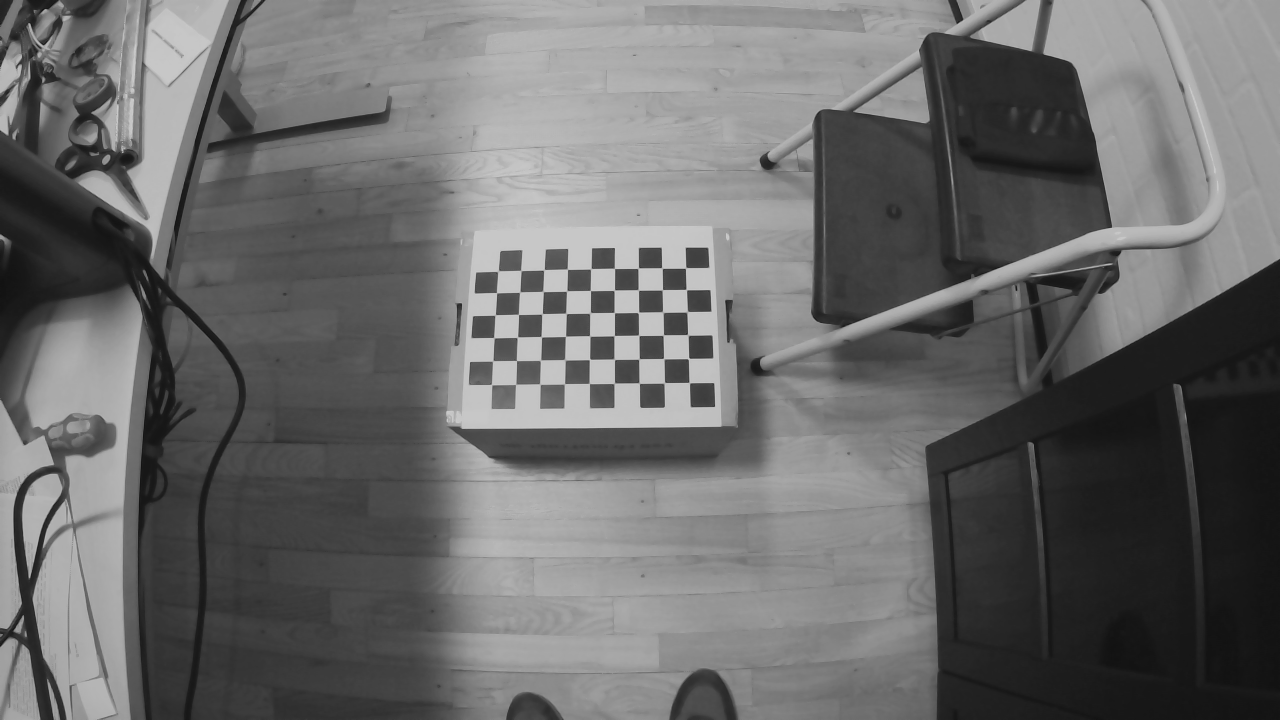
#> input picture Stereo_calibration_images/right-0000.png, 1280 x 720 px
$ python calibration.py
#> lines starting #> are read from the running program, lines starting #| are printed output that depends on the picture; after the words box and inside, x2 and y2 are one past the last pixel; in counts of white or black regions, pixels touching at a corner belong together
import numpy as np
import cv2
import glob
import matplotlib.pyplot as plt

## rs images
nb_vertical = 9
nb_horizontal = 6

# [20 lines left out: function getcorners, not called in this run]

def getCamMatrix(images):
    # prepare object points, like (0,0,0), (1,0,0), (2,0,0) ....,(6,5,0)
    objp = np.zeros((nb_horizontal * nb_vertical, 3), np.float32)
    objp[:, :2] = np.mgrid[0:nb_vertical, 0:nb_horizontal].T.reshape(-1, 2)

    # termination criteria
    criteria = (cv2.TERM_CRITERIA_EPS + cv2.TERM_CRITERIA_MAX_ITER, 30, 0.001)

    # Arrays to store object points and image points from all the images.
    objpoints = []  # 3d point in real world space
    imgpoints = []  # 2d points in image plane.

    numberCornersFound = 0
    for fname in images:
        img = cv2.imread(fname)
#> img is the input picture: shape (720, 1280, 3); min 17, max 201, mean 105.9
        gray = cv2.cvtColor(img, cv2.COLOR_BGR2GRAY)
        ret, corners = cv2.findChessboardCorners(gray, (nb_vertical, nb_horizontal), None)
#> ret = True; corners = 54 rows, first 8: [689.4, 382.7], [664.5, 382.6], [639.3, 383.2], [614.3, 383.2], [589.3, 383.4], [564.5, 383.7], [539.8, 384], [515.7, 384.3]

        # If found, add object points, image points (after refining them)
        if ret == True:
            numberCornersFound += 1
            objpoints.append(objp)

            corners2 = cv2.cornerSubPix(gray, corners, (11,11), (-1,-1), criteria)
#> corners2 = 54 rows, first 8: [689.3, 382.6], [664.3, 382.8], [639.2, 383.1], [614.3, 383.2], [589.3, 383.5], [564.5, 383.8], [539.8, 384.1], [515.7, 384.3]
            imgpoints.append(corners2)
            # imgpoints.append(corners)

            # Draw and display the corners
            img = cv2.drawChessboardCorners(img, (nb_vertical,nb_horizontal), corners,ret)
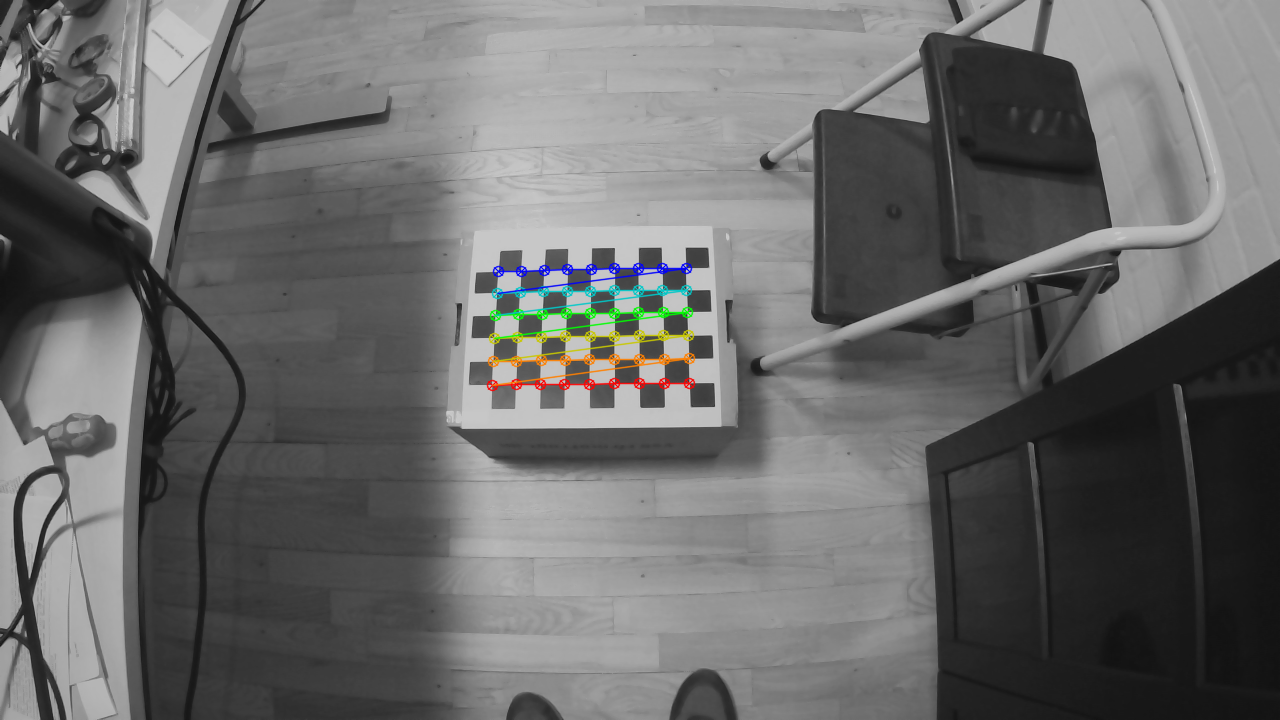
#> img: shape (720, 1280, 3); 1.11% of pixels changed, all inside (x1, y1, x2, y2) = (486, 262, 696, 392)
            cv2.imshow('img',img)
            cv2.waitKey(500)
#> pass 2 of the loop in getCamMatrix, `for fname in images:`:
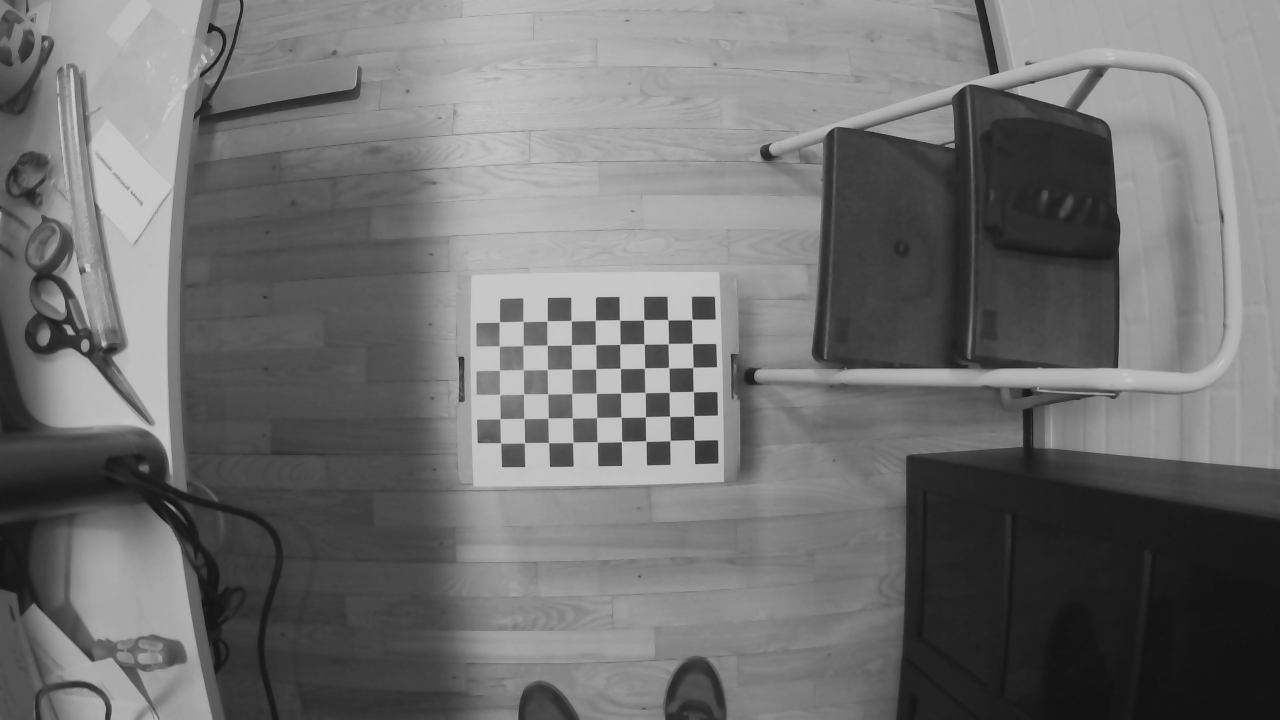
#> input picture Stereo_calibration_images/right-0001.png, 1280 x 720 px
#> in getCamMatrix, img is the input picture: shape (720, 1280, 3); min 18, max 201, mean 112.4
#> corners = 54 rows, first 8: [694.1, 440.1], [670, 440.4], [645.6, 440.9], [621.7, 441.3], [597.2, 442], [572.5, 442.7], [548.6, 442.7], [524.6, 442.6]
#> corners2 = 54 rows, first 8: [694.1, 440], [670, 440.5], [645.8, 441.1], [621.5, 441.4], [597.2, 442], [572.7, 442.3], [548.6, 442.6], [524.4, 442.7]
#> in getCamMatrix, `img = cv2.drawChessboardCorners(img, (nb_vertical,nb_horizontal), corn..`:
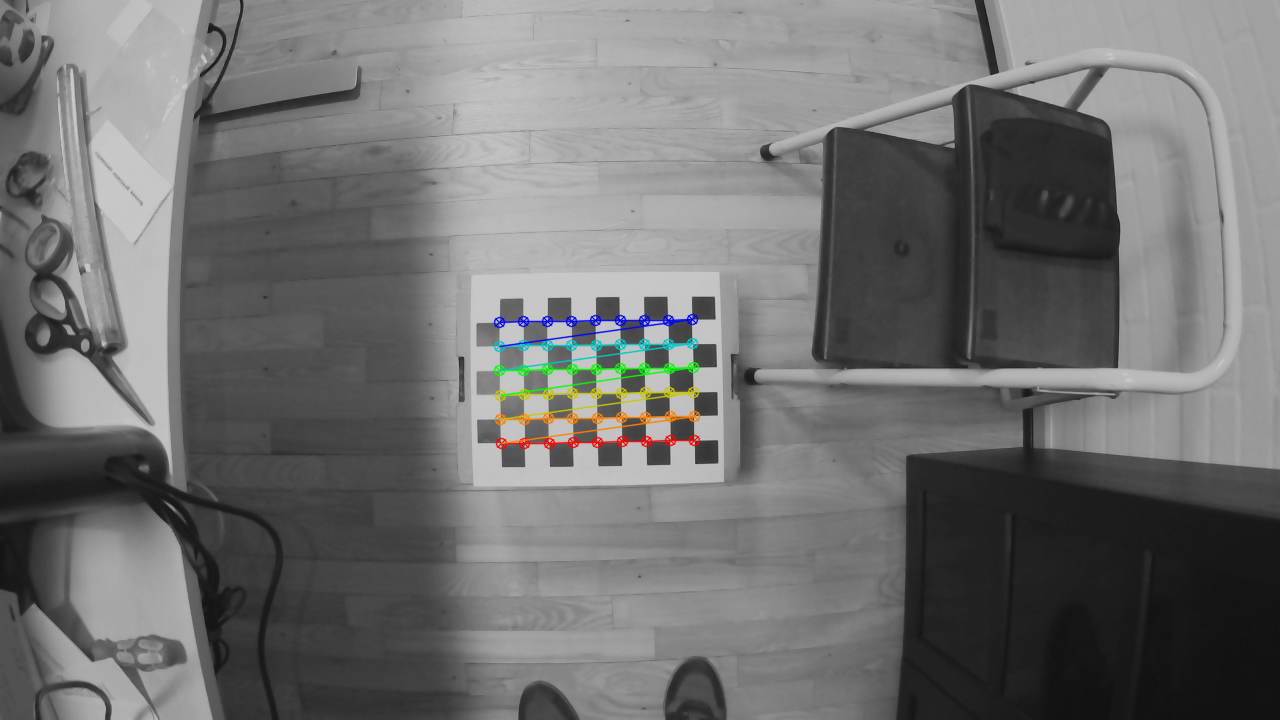
#> img: shape (720, 1280, 3); 1.12% of pixels changed, all inside (x1, y1, x2, y2) = (493, 313, 701, 450)
#> pass 3 of the loop in getCamMatrix, `for fname in images:`:
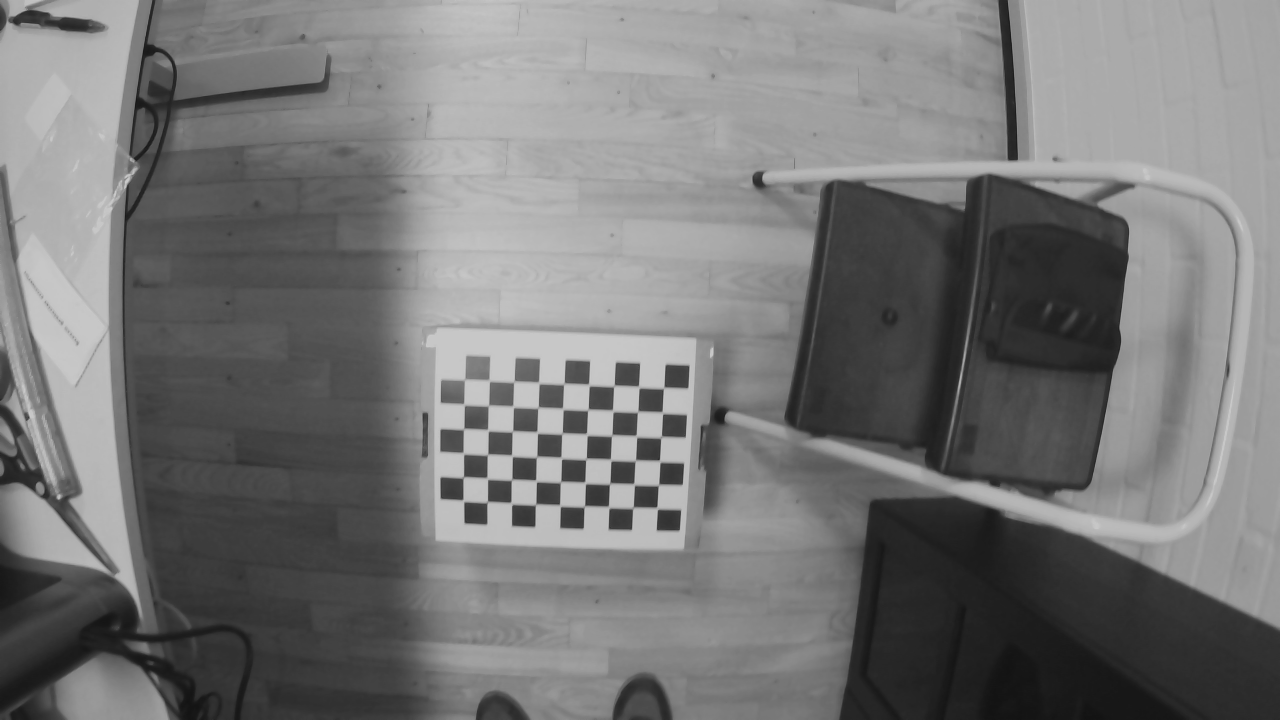
#> input picture Stereo_calibration_images/right-0002.png, 1280 x 720 px
#> in getCamMatrix, img is the input picture: shape (720, 1280, 3); min 18, max 201, mean 118
#> corners = 54 rows, first 8: [657.6, 509.6], [633.4, 506.7], [609.2, 508.6], [584.2, 506.6], [560.6, 506.8], [535.5, 504.6], [510.6, 501.7], [487.7, 501]
#> corners2 = 54 rows, first 8: [657.2, 508.2], [632.9, 507.7], [608.7, 507], [584.4, 506.3], [559.9, 505.5], [535.5, 504.5], [511.3, 503.4], [487.2, 502]
#> in getCamMatrix, `img = cv2.drawChessboardCorners(img, (nb_vertical,nb_horizontal), corn..`:
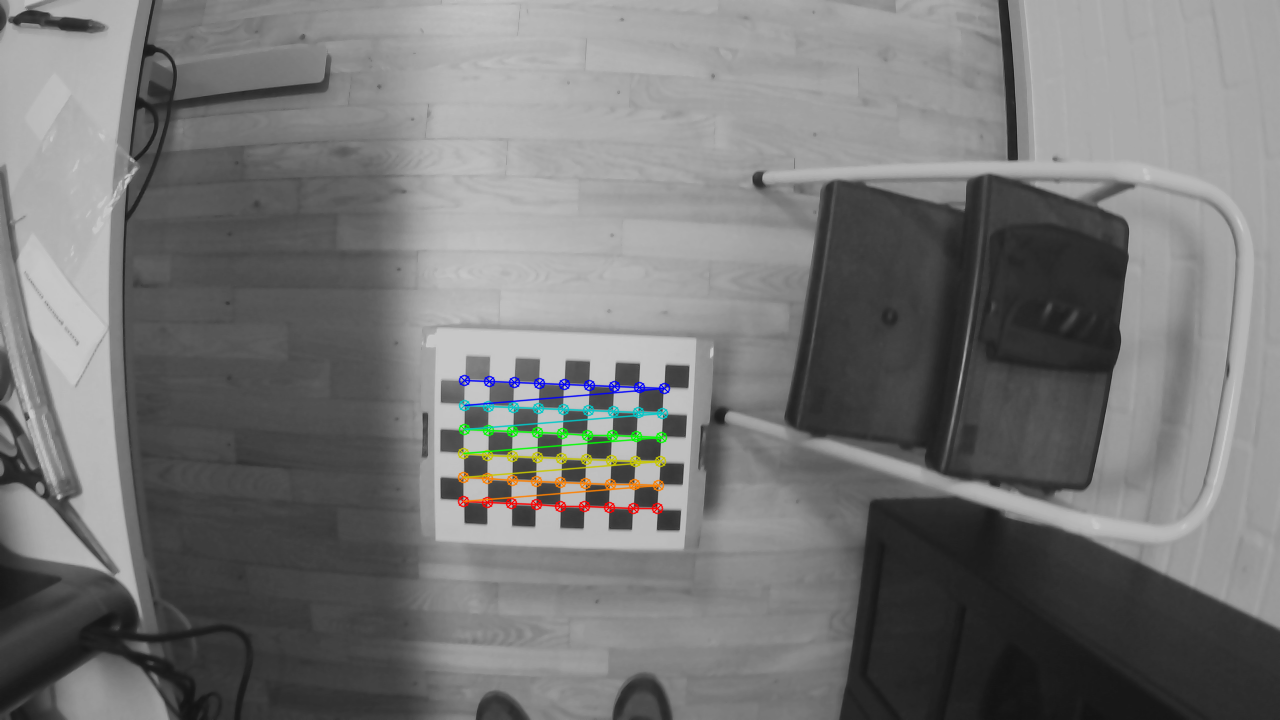
#> img: shape (720, 1280, 3); 1.13% of pixels changed, all inside (x1, y1, x2, y2) = (457, 374, 671, 515)
#> the loop made 4 passes; the first 3 are shown

    # get the camera matrix
    ret, mtx, dist, rvecs, tvecs = cv2.calibrateCamera(objpoints, imgpoints, gray.shape[::-1], None, None)
    img = cv2.imread('Stereo_calibration_images/right-0000.png')
    h,  w = img.shape[:2]
#> h = 720; w = 1280
    newcameramtx, roi = cv2.getOptimalNewCameraMatrix(mtx,dist,(w,h),1,(w,h))

    return newcameramtx, dist, mtx, roi, rvecs, tvecs

images_right = glob.glob('Stereo_calibration_images/right-*.png')
assert images_right

images_left = glob.glob('Stereo_calibration_images/left-*.png')
assert images_left

cameramtx_right, dist_right, mtx_right, roi_right, rvecs_right, tvecs_right = getCamMatrix(images_right)
cameramtx_left, dist_left, mtx_left, roi_left, rvecs_left, tvecs_left = getCamMatrix(images_left)
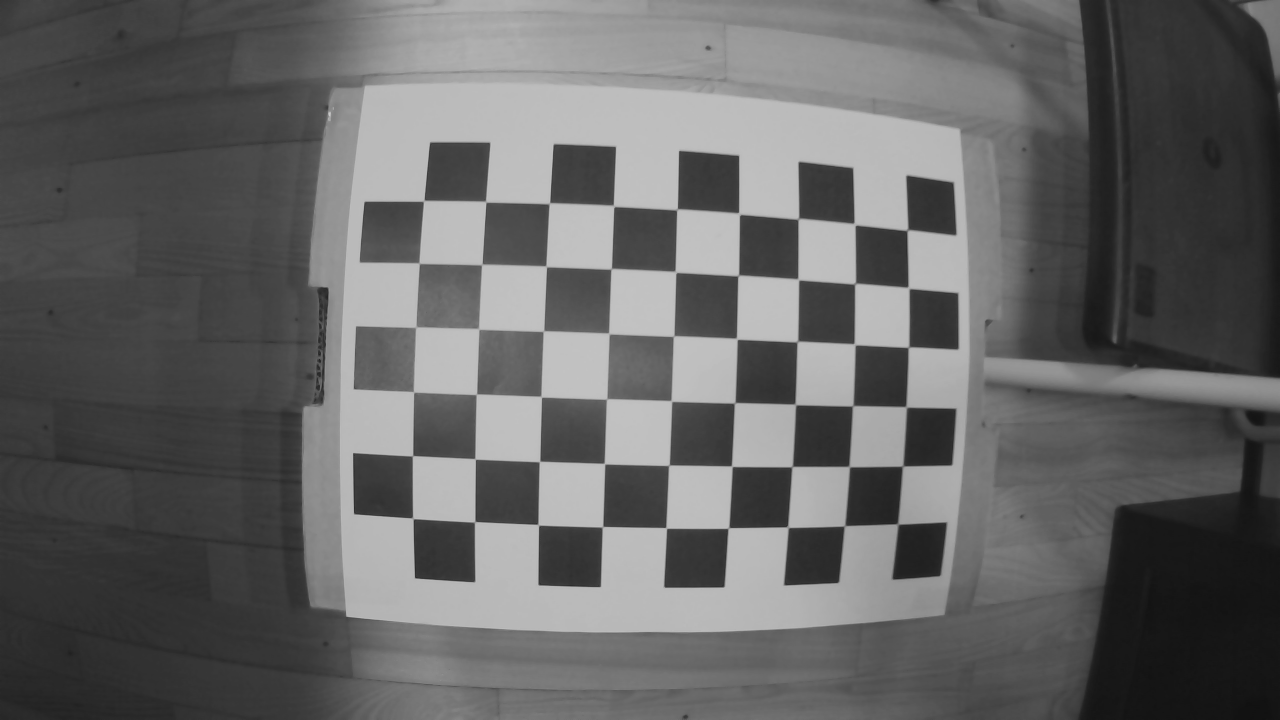
#> input picture Stereo_calibration_images/left-0027.png, 1280 x 720 px
#> in getCamMatrix, img is the input picture: shape (720, 1280, 3); min 17, max 201, mean 100.4
#> in getCamMatrix (call 2), `img = cv2.drawChessboardCorners(img, (nb_vertical,nb_horizontal), corn..`: img: shape (720, 1280, 3); 2.22% of pixels changed, all inside (x1, y1, x2, y2) = (406, 195, 916, 535)

print(cameramtx_right.astype('float32'))

print(cameramtx_left)

# [11 lines of commented-out code are left out]
imgleft = cv2.imread('Stereo_calibration_images/right-0027.png')
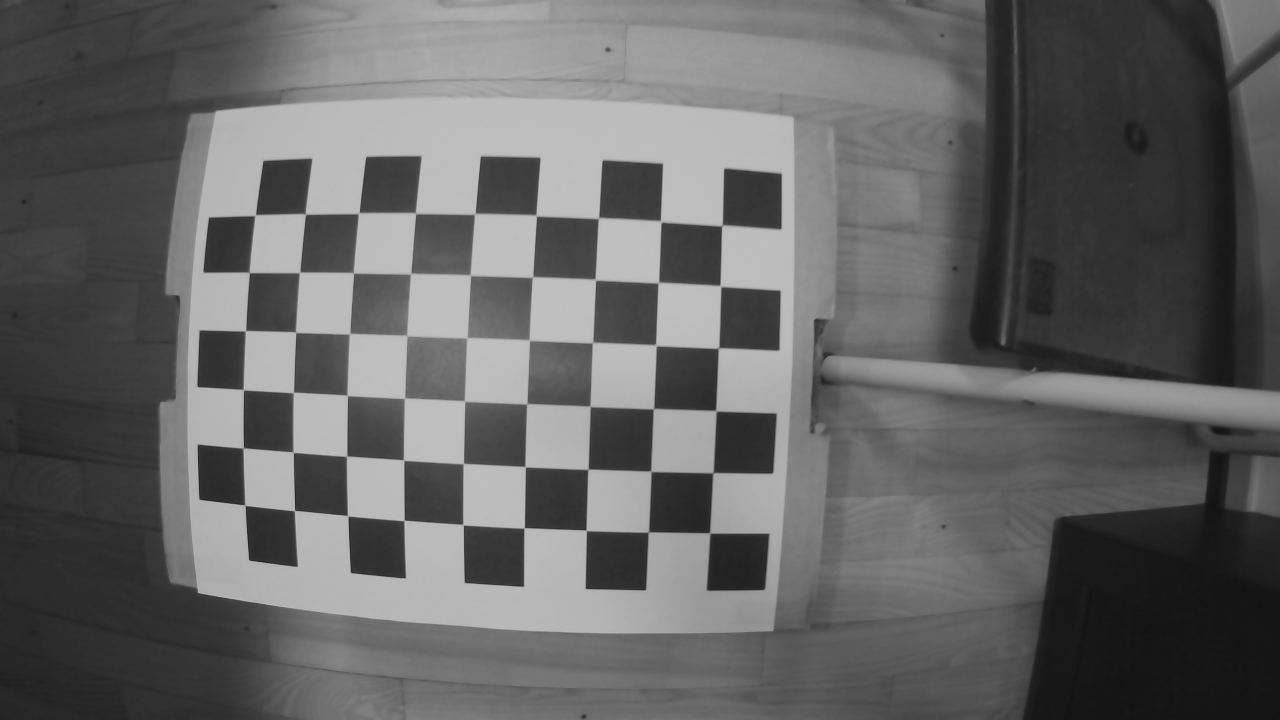
#> input picture Stereo_calibration_images/right-0027.png, 1280 x 720 px
#> imgleft is the input picture: shape (720, 1280, 3); min 18, max 194, mean 100.2
imgright = cv2.imread('Stereo_calibration_images/left-0027.png')

dstright = cv2.undistort(imgright, mtx_right, dist_right, None, cameramtx_right)
dstleft = cv2.undistort(imgleft, mtx_left, dist_left, None, cameramtx_left)

# crop the image
xr,yr,wr,hr = roi_right
xl,yl,wl,hl = roi_left
dstright = dstright[yr:yr+hr, xr:xr+wr]
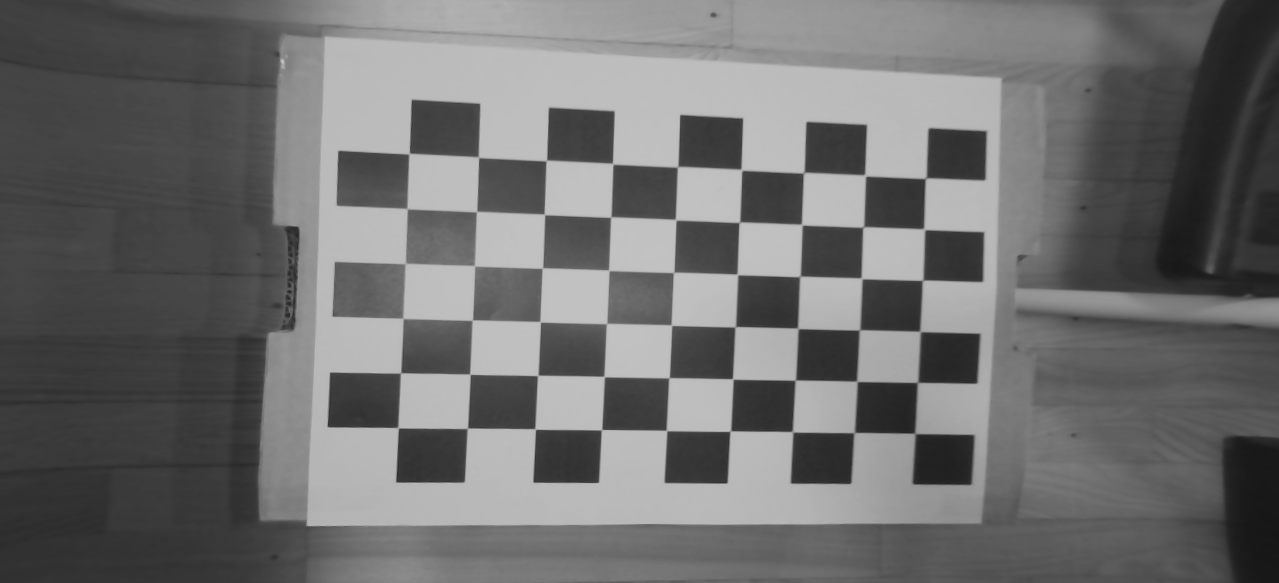
#> dstright: shape (583, 1279, 3); min 22, max 201, mean 110.1
dstleft = dstleft[yl:yl+hl, xl:xl+wl]
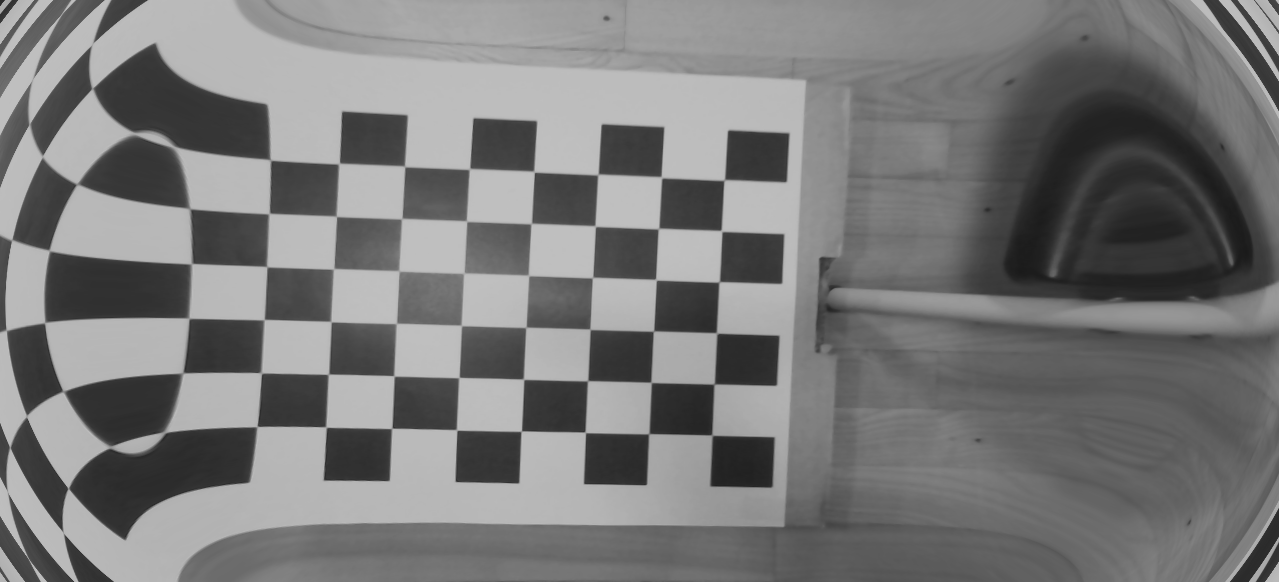
#> dstleft: shape (582, 1279, 3); min 26, max 192, mean 120.7

(h, w, d) = dstright.shape
#> h = 583; w = 1279; d = 3
plt.figure(figsize=(10,10))
plt.imshow(dstleft[...,[2,1,0]])
# cv2.imshow('original right ', imgright)
cv2.imshow('original left', imgleft)
# cv2.imshow('undistorted right', dstright)
cv2.imshow('undistorted left', dstleft)

plt.show()
cv2.waitKey(0)
